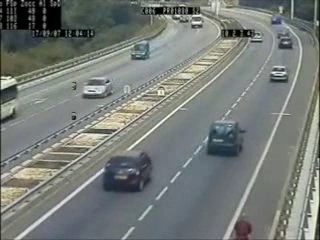
#> input picture frame 75 of image_data/cars.avi, 320 x 240 px
$ jupyter execute Car_Detection.ipynb
#> lines starting #> are read from the running program, lines starting #| are printed output that depends on the picture; after the words box and inside, x2 and y2 are one past the last pixel; in counts of white or black regions, pixels touching at a corner belong together
[cell 1]
import cv2
import numpy
import time

[cell 2]
#Creating the cascade car classifier object
car_cascade = cv2.CascadeClassifier('Haarcascades/haarcascade_car.xml')

[cell 3]
# Creating a VideoCapture object and read from input file
cap = cv2.VideoCapture('image_data/cars.avi')

[cell 4]
# Check if camera opened successfully
if (cap.isOpened()== False):
    print("Error opening video  file")

[cell 5]
# Read until video is completed
while(cap.isOpened()):


    # Read first frame
    ret, frame = cap.read()
#> frame is the input picture: shape (240, 320, 3); mean B, G, R 120, 123.9, 118.8

    gray = cv2.cvtColor(frame, cv2.COLOR_BGR2GRAY)

    # Pass frame to our body classifier
    cars = car_cascade.detectMultiScale(gray,
                                           scaleFactor = 1.2,
                                           minNeighbors = 3)
#> cars = [[73, 74, 36, 36], [92, 148, 61, 61], [188, 109, 66, 66]]

    # Extract bounding boxes for any bodies identified
    for (x,y,w,h) in cars:
        cv2.rectangle(img = frame,
                      pt1 = (x, y),
                      pt2 = (x + w, y + h),
                      color = (0, 255, 255),
                      thickness = 2)
        cv2.imshow('Pedestrians', frame)
#> this loop made 3 passes
#> pass 1, `cv2.imshow('Pedestrians', frame)`:
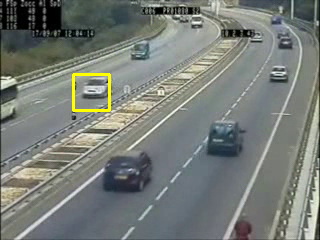
#> window 'Pedestrians': shape (240, 320, 3); mean B, G, R 119.2, 124.5, 119.4
#> pass 2, `cv2.imshow('Pedestrians', frame)`:
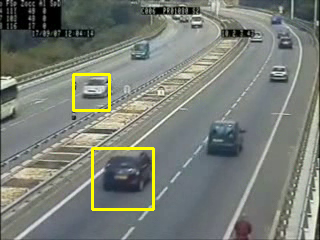
#> window 'Pedestrians': shape (240, 320, 3); mean B, G, R 118.1, 125.8, 120.7
#> after the loop:
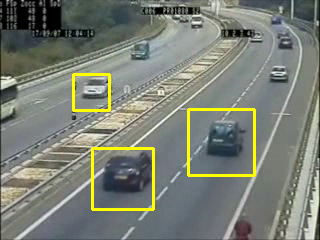
#> frame: shape (240, 320, 3); 2.53% of pixels changed, all inside (x1, y1, x2, y2) = (72, 73, 256, 211)

    if cv2.waitKey(50) & 0xFF == ord('q'):
#> (key q is pressed here)
        break

cap.release()
cv2.destroyAllWindows()

$ run again, starting later in the video
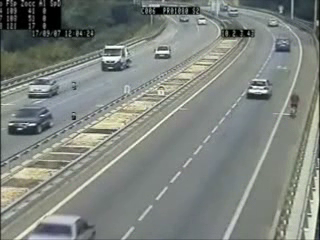
#> input picture frame 337 of image_data/cars.avi, 320 x 240 px
#> frame is the input picture: shape (240, 320, 3); mean B, G, R 126.3, 131.7, 126
#> `gray = cv2.cvtColor(frame, cv2.COLOR_BGR2GRAY)`:
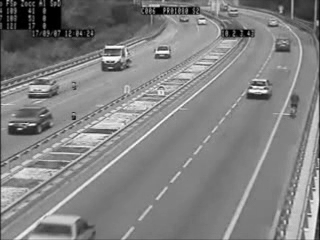
#> gray: shape (240, 320); min 0, max 254, mean 129.4
#> cars = [[87, 37, 47, 47]]
#> the loop `for (x,y,w,h) in cars:` made 1 pass
#> pass 1, `cv2.imshow('Pedestrians', frame)`:
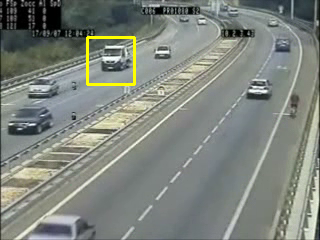
#> window 'Pedestrians': shape (240, 320, 3); mean B, G, R 125.4, 132.6, 127

$ run again, starting later in the video
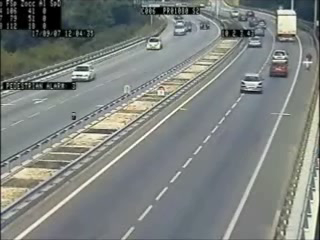
#> input picture frame 600 of image_data/cars.avi, 320 x 240 px
#> frame is the input picture: shape (240, 320, 3); mean B, G, R 126.6, 129.8, 124.9
#> `gray = cv2.cvtColor(frame, cv2.COLOR_BGR2GRAY)`:
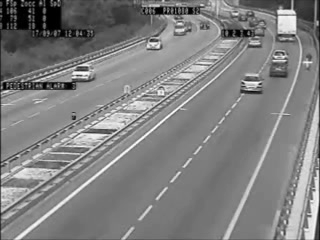
#> gray: shape (240, 320); min 0, max 254, mean 127.9
#> cars = [[243, 31, 25, 25], [259, 52, 37, 37]]
#> the loop `for (x,y,w,h) in cars:` made 2 passes
#> pass 2, `cv2.imshow('Pedestrians', frame)`:
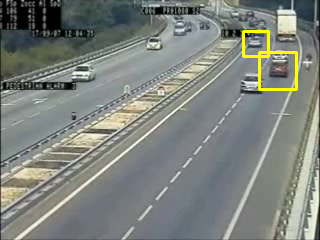
#> window 'Pedestrians': shape (240, 320, 3); mean B, G, R 125.3, 130.9, 126.2
